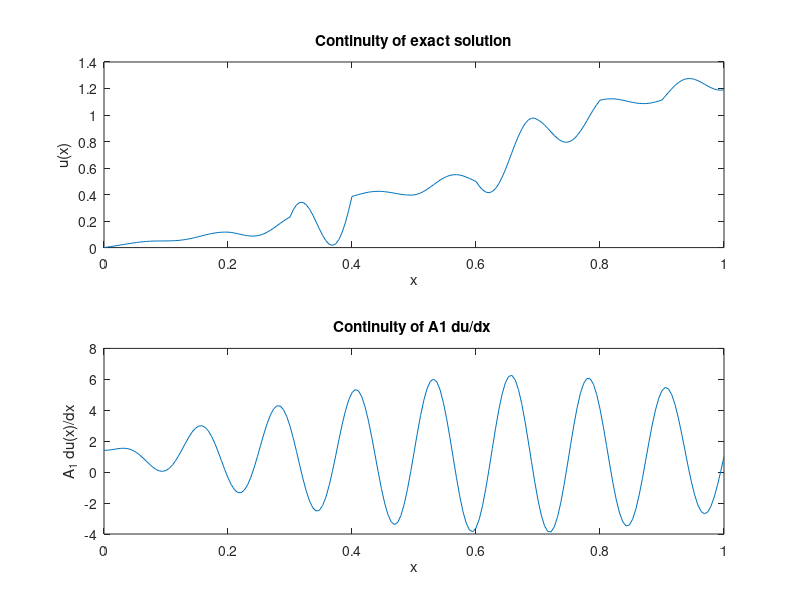

Write the MATLAB code that produced this figure.
function exact_plot

A1= [2.00,2.5,1.25,.25,4.00,1.75,0.5,0.75,3.25,1.00];
X=[0.1:0.1:0.9];
dx = 0.1;
f =@(x,A) -128/(A *16.75^2 *pi^2) *sin (16.75 *pi*x) + 128/(A * 15.25^2 *pi^2) *sin(15.25*pi*x);
g =@(x,A) -128/(A *16.75 *pi) *cos (16.75 *pi*x) + 128/(A*15.25 *pi) *cos(15.25*pi*x);


C = zeros(10,1);
D=zeros(10,1);

C(10)  = 1/A1(10) - g(1,A1(10));

for i =9:-1:1
    C(i) = A1(i+1)/A1(i)*(C(i+1) + g(i*dx,A1(i+1))) - g(i*dx,A1(i));
end

D(1) = -f(0,A1(1));
for i=1:9
    D(i+1) = (D(i) + C(i) * dx*i + f(dx*(i),A1(i))) - ( C(i+1)*dx*i+ f(dx*(i),A1(i+1)));
end

x=[];
y=[];
yp=[];
for i=1:10
    xx = linspace((i-1)*dx,i*dx,20);
    yy = f(xx,A1(i)) + C(i) *xx + D(i);
    yyp = A1(i)*(g(xx,A1(i)) + C(i));
    x=[x,xx];
    y=[y,yy];
    yp=[yp,yyp];
end

subplot(2,1,1)
plot(x,y)
title('Continuity of exact solution');
xlabel('x');ylabel('u(x)');
subplot(2,1,2)
plot(x,yp);
title('Continuity of A1 du/dx ');
xlabel('x');ylabel('A_1 du(x)/dx');
keyboard
